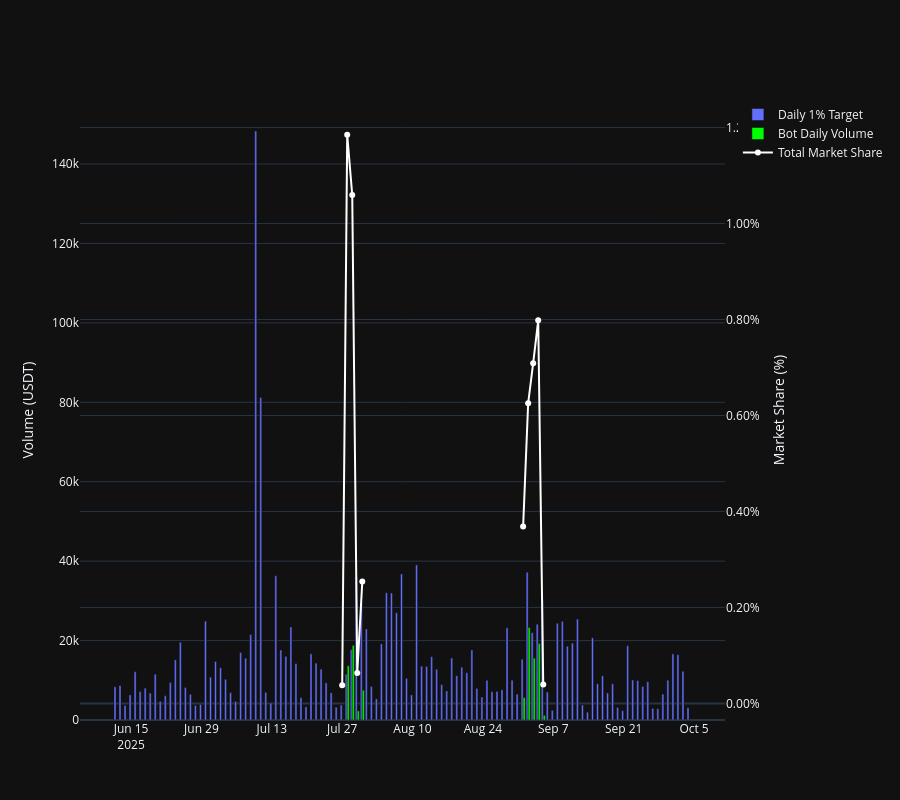

Here is the notebook cell this chart was saved with:
### Code cell
overall_volume_df = daily_volume_df.merge(bot_daily_volume, on="date", how="left")
overall_volume_df["target_0.01"] = overall_volume_df["volume"] * 0.01
overall_volume_df["market_participation"] = overall_volume_df["total_usdt_volume"] / overall_volume_df["volume"]

fig = go.Figure()

# Left axis (absolute volumes)
fig.add_trace(
    go.Bar(
        name="Daily 1% Target",
        x=overall_volume_df["date"],
        y=overall_volume_df["target_0.01"]
    )
)

fig.add_trace(
    go.Bar(
        name="Bot Daily Volume",
        x=overall_volume_df["date"],
        y=overall_volume_df["total_usdt_volume"],
        marker_color="lime"
    )
)

# Right axis (percentages)
fig.add_trace(
    go.Scatter(
        name="Total Market Share",
        x=overall_volume_df["date"],
        y=overall_volume_df["market_participation"],
        mode="lines+markers",
        yaxis="y2",  # 👈 put this trace on the right axis
        line=dict(color="white", width=2)
    )
)

# Configure axes
fig.update_layout(
    yaxis=dict(
        title="Volume (USDT)"
    ),
    yaxis2=dict(
        title="Market Share (%)",
        overlaying="y",       # share same x
        side="right",
        tickformat=".2%"      # format as percentage
    ),
    barmode="group",
    height=800
)

# Print summary
total_bot_volume = overall_volume_df["total_usdt_volume"].sum()
print(f"Overall Bot Volume (USDT): {total_bot_volume}")

fig.show()
